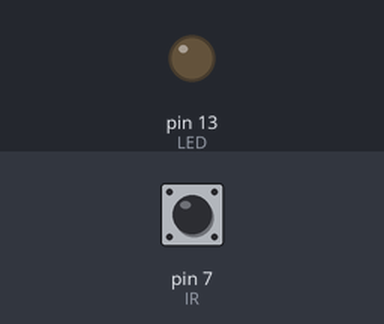
Bench run of a sketch on a simulated Arduino Uno, built with avr-gcc and run on an emulated ATmega328P. Parts: output pins drawn as LEDs (lit = HIGH). Dashed ring = blinking. Inputs (shaded band) come from the test bench; at power-on: pin 7 (IR) HIGH. What the sketch prints to the serial monitor is not drawn.

Above: at 1.2 s.
1.3 s: pin 7 (IR) driven LOW
At 1.8 s:
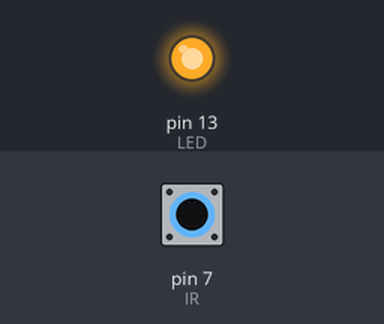
2.8 s: pin 7 (IR) driven HIGH
At 4.1 s:
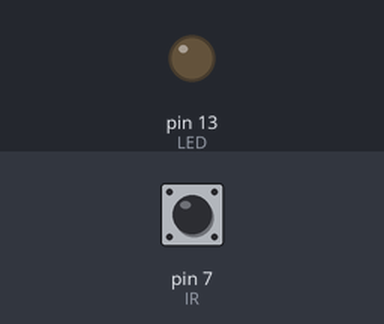
4.5 s: pin 7 (IR) pulsed LOW 2 times (0.12 s each, 0.3 s apart)
At 4.56 s:
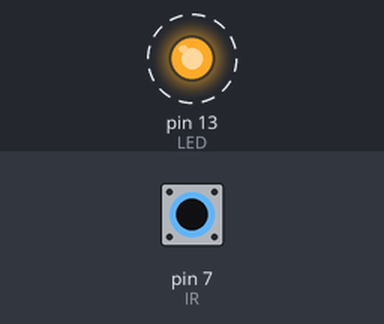
6.6 s: pin 7 (IR) pulsed LOW 5 times (0.12 s each, 0.3 s apart)
At 8.9 s:
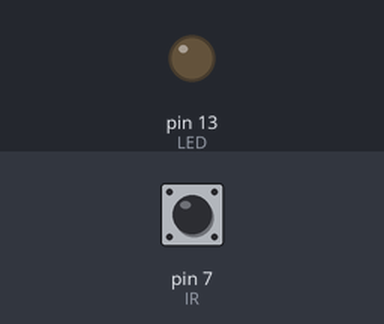
Timing chart, 0 to 10.4 s (numbered marks = the images above; inputs shaded):
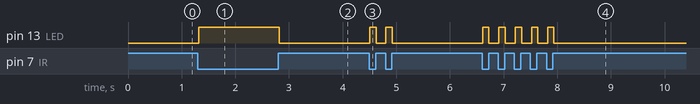

Measured:
- after the input at 1.3 s, pin 13 (LED): LOW → HIGH at once
- after the input at 2.8 s, pin 13 (LED): HIGH → LOW at once
- after the input at 4.5 s, pin 13 (LED): alternates HIGH for 0.12 s and LOW for 0.18 s, 4 changes in all, then stays LOW, starting at once
- after the input at 6.6 s, pin 13 (LED): alternates HIGH for 0.12 s and LOW for 0.18 s, 10 changes in all, then stays LOW, starting at once

The sketch:

IR_Sensor.ino
```cpp
//Basic Arduino code for IR Sensor

int IR = 7;
int LED = 13;

void setup() {
  pinMode(IR, INPUT);       //IR: Input for LED
  pinMode(LED, OUTPUT);
  Serial.begin(9600);       //Start the serial monitor
}

void loop() {
  if(digitalRead(IR) == LOW){              /* Remember, it's opposite than PIR. */
    Serial.print("Object detected..");
    digitalWrite(LED, HIGH);
    delay(10);
  }
  else{
    Serial.print("No obstacle..");
    digitalWrite(LED, LOW);
    delay(10);
  }
}
```
